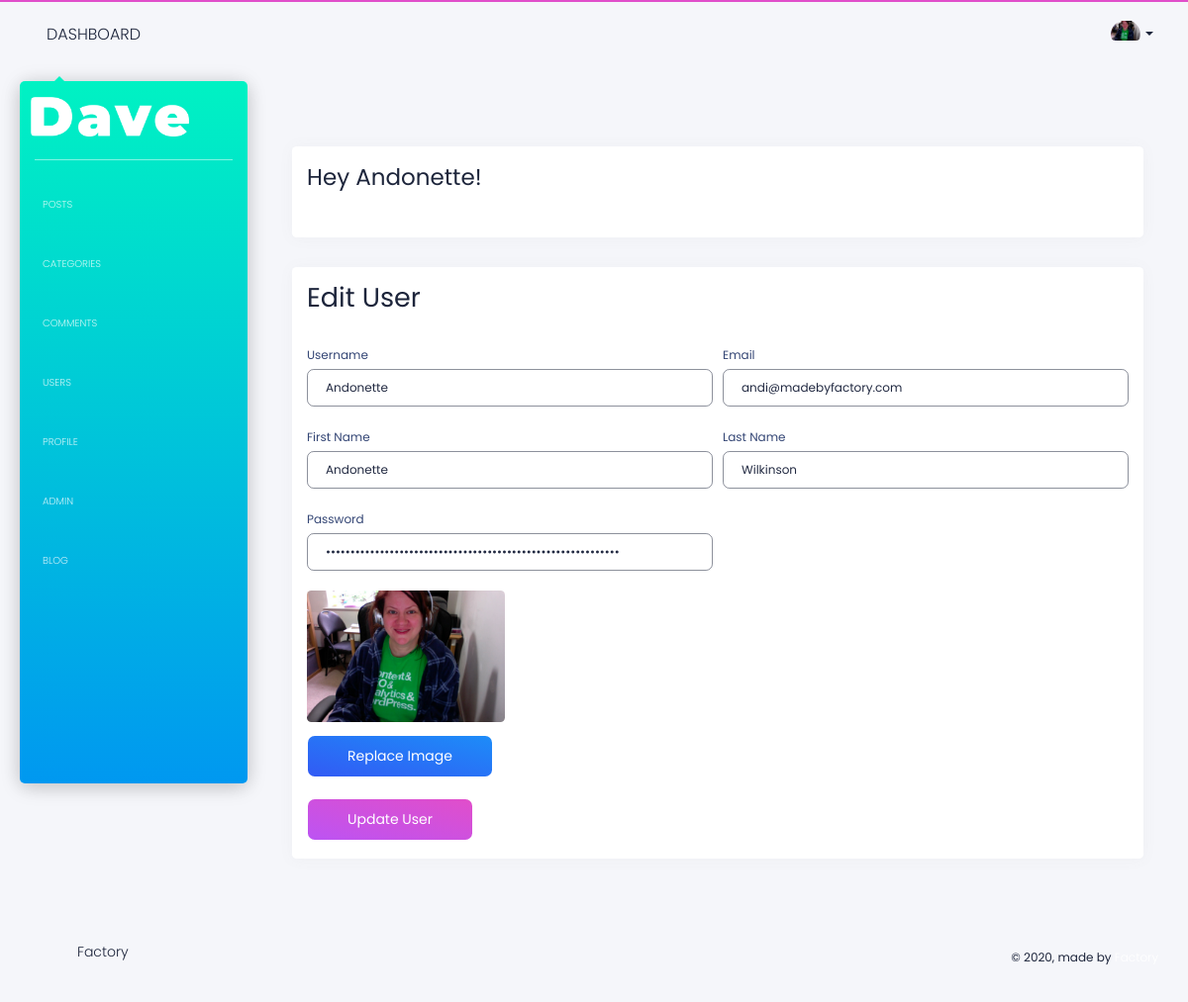
Screenshot of /admin/profile.php (signed in) with the database file from the repository.
### tables this page shows
CREATE TABLE `users` (
  `user_id` int(11) unsigned NOT NULL AUTO_INCREMENT,
  `user_name` varchar(255) DEFAULT NULL,
  `user_password` varchar(255) DEFAULT NULL,
  `user_firstname` varchar(255) DEFAULT NULL,
  `user_lastname` varchar(255) DEFAULT NULL,
  `user_email` varchar(255) DEFAULT NULL,
  `user_image` text,
  `user_role` varchar(255) DEFAULT NULL,
  `randSalt` varchar(255) DEFAULT NULL,
  PRIMARY KEY (`user_id`)
);

### admin/profile.php (the view, shortened to what this page needs)
<?php
include 'includes/header.php';
if (isset($_SESSION['username'])) {
    $username = $_SESSION['username'];
    $query = "SELECT * FROM users WHERE user_name = '{$username}'";
    $select_user_profile = mysqli_query($connection, $query);
    while ($row = mysqli_fetch_array($select_user_profile)) {
        $user_name = $row['user_name'];
        $user_email = $row['user_email'];
        $user_firstname = $row['user_firstname'];
        $user_lastname = $row['user_lastname'];
        $user_password = $row['user_password'];
        $user_image = $row['user_image'];
    }
}
?>
<div class="content">
    <div class="container-fluid">
        <div class="row">
            <div class="col-12">
                <div class="card">
                    <div class="card-body">
                        <div class="row">
                            <div class="col-12">
                                <h1 class="h3">Hey <?php echo $_SESSION['username']; ?>!</h1>
                            </div>
                        </div>
                    </div>
                </div>
                <div class="card">
                    <div class="card-body">
                        <h2>Edit User</h2>
                        <form action="" method="post" enctype="multipart/form-data">
                            <div class="form-row">
                                <div class="col-md-6 col-sm-12">
                                    <div class="form-group">
                                        <label for="user_name">Username</label>
                                        <input type="text" class="form-control" name="user_name" value="<?php echo $user_name; ?>">
                                    </div>
                                </div>
                                <div class="col-md-6 col-sm-12">
                                    <div class="form-group">
                                        <label for="user_email">Email</label>
                                        <input type="email" class="form-control" name="user_email" value="<?php echo $user_email; ?>">
                                    </div>
                                </div>
                            </div>
                            <div class="form-row">
                                <div class="col-md-6 col-sm-12">
                                    <div class="form-group">
                                        <label for="user_firstname">First Name</label>
                                        <input type="text" class="form-control" name="user_firstname" value="<?php echo $user_firstname; ?>">
                                    </div>
                                </div>
                                <div class="col-md-6 col-sm-12">
                                    <div class="form-group">
                                        <label for="user_lastname">Last Name</label>
                                        <input type="text" class="form-control" name="user_lastname" value="<?php echo $user_lastname; ?>">
                                    </div>
                                </div>
                            </div>
                            <div class="form-row">
                                <div class="col-md-6 col-sm-12">
                                    <div class="form-group">
                                        <label for="user_password">Password</label>
                                        <input type="password" class="form-control" name="user_password" value="<?php echo $user_password; ?>">
                                    </div>
                                </div>
                            </div>
                            <div class="form-row">
                                <div class="col-md-6 col-sm-12">
                                    <div class="form-group">
                                        <img src="../images/users/<?php echo $user_image; ?>" alt="" style="max-width: 200px;">
                                    </div>
                                    <div class="form-group">
                                        <label for="user_image"><span class="btn btn-info">Replace Image</span></label>
                                    </div>
                                </div>
                            </div>
                            <button type="submit" class="btn btn-primary" name="update_user">Update User</button>
                        </form>
                    </div>
                </div>
            </div>
        </div>
    </div>
</div>
<?php include 'includes/footer.php'; ?>

### admin/assets/css/style.css (style rules this page uses)
.btn { font-weight: 400 !important; font-size: 14px; }

### rows the page displays
users: user_name "Andonette", user_email "andi@madebyfactory.com", user_firstname "Andonette", user_lastname "Wilkinson"

### other values shown
$_SESSION['username'] "Andonette"
